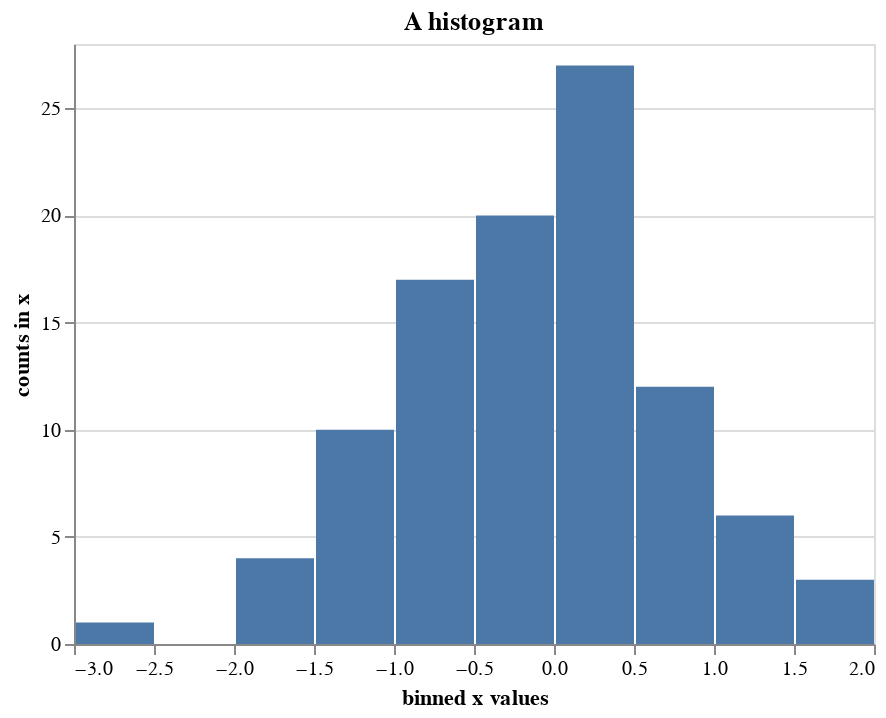

Notebook code for this chart:
### Markdown cell above
Likewise, we can set the ``title`` property of the chart within the chart properties:

### Code cell
alt.Chart(data).mark_bar().encode(
    x=alt.X('x', bin=True, title='binned x values'),
    y=alt.Y('count()', title='counts in x')
).properties(
    title='A histogram'
)

### Figure 1 — Vega-Lite specification as saved in the notebook (floating-point values rounded to 4 significant figures)
{"$schema": "https://vega.github.io/schema/vega-lite/v2.4.1.json", "config": {"view": {"height": 300, "width": 400}}, "data": {"values": [{"x": 0.4967, "y": -0.1383}, {"x": 0.6477, "y": 1.523}, {"x": -0.2342, "y": -0.2341}, {"x": 1.579, "y": 0.7674}, {"x": -0.4695, "y": 0.5426}, {"x": -0.4634, "y": -0.4657}, {"x": 0.242, "y": -1.913}, {"x": -1.725, "y": -0.5623}, {"x": -1.013, "y": 0.3142}, {"x": -0.908, "y": -1.412}, {"x": 1.466, "y": -0.2258}, {"x": 0.06753, "y": -1.425}, {"x": -0.5444, "y": 0.1109}, {"x": -1.151, "y": 0.3757}, {"x": -0.6006, "y": -0.2917}, {"x": -0.6017, "y": 1.852}, {"x": -0.0135, "y": -1.058}, {"x": 0.8225, "y": -1.221}, {"x": 0.2089, "y": -1.96}, {"x": -1.328, "y": 0.1969}, {"x": 0.7385, "y": 0.1714}, {"x": -0.1156, "y": -0.3011}, {"x": -1.479, "y": -0.7198}, {"x": -0.4606, "y": 1.057}, {"x": 0.3436, "y": -1.763}, {"x": 0.3241, "y": -0.3851}, {"x": -0.6769, "y": 0.6117}, {"x": 1.031, "y": 0.9313}, {"x": -0.8392, "y": -0.3092}, {"x": 0.3313, "y": 0.9755}, {"x": -0.4792, "y": -0.1857}, {"x": -1.106, "y": -1.196}, {"x": 0.8125, "y": 1.356}, {"x": -0.07201, "y": 1.004}, {"x": 0.3616, "y": -0.6451}, {"x": 0.3614, "y": 1.538}, {"x": -0.03583, "y": 1.565}, {"x": -2.62, "y": 0.8219}, {"x": 0.08705, "y": -0.299}, {"x": 0.09176, "y": -1.988}, {"x": -0.2197, "y": 0.3571}, {"x": 1.478, "y": -0.5183}, {"x": -0.8085, "y": -0.5018}, {"x": 0.9154, "y": 0.3288}, {"x": -0.5298, "y": 0.5133}, {"x": 0.09708, "y": 0.9686}, {"x": -0.7021, "y": -0.3277}, {"x": -0.3921, "y": -1.464}, {"x": 0.2961, "y": 0.2611}, {"x": 0.005113, "y": -0.2346}, {"x": -1.415, "y": -0.4206}, {"x": -0.3427, "y": -0.8023}, {"x": -0.1613, "y": 0.4041}, {"x": 1.886, "y": 0.1746}, {"x": 0.2576, "y": -0.07445}, {"x": -1.919, "y": -0.02651}, {"x": 0.06023, "y": 2.463}, {"x": -0.1924, "y": 0.3015}, {"x": -0.03471, "y": -1.169}, {"x": 1.143, "y": 0.7519}, {"x": 0.791, "y": -0.9094}, {"x": 1.403, "y": -1.402}, {"x": 0.5869, "y": 2.19}, {"x": -0.9905, "y": -0.5663}, {"x": 0.09965, "y": -0.5035}, {"x": -1.551, "y": 0.06856}, {"x": -1.062, "y": 0.4736}, {"x": -0.9194, "y": 1.55}, {"x": -0.7833, "y": -0.3221}, {"x": 0.8135, "y": -1.231}, {"x": 0.2275, "y": 1.307}, {"x": -1.607, "y": 0.1846}, {"x": 0.2599, "y": 0.7818}, {"x": -1.237, "y": -1.32}, {"x": 0.5219, "y": 0.297}, {"x": 0.2505, "y": 0.3464}, {"x": -0.68, "y": 0.2323}, {"x": 0.2931, "y": -0.7144}, {"x": 1.866, "y": 0.4738}, {"x": -1.191, "y": 0.6566}, {"x": -0.9747, "y": 0.7871}, {"x": 1.159, "y": -0.8207}, {"x": 0.9634, "y": 0.4128}, {"x": 0.8221, "y": 1.897}, {"x": -0.2454, "y": -0.7537}, {"x": -0.8895, "y": -0.8158}, {"x": -0.0771, "y": 0.3412}, {"x": 0.2767, "y": 0.8272}, {"x": 0.013, "y": 1.454}, {"x": -0.2647, "y": 2.72}, {"x": 0.6257, "y": -0.8572}, {"x": -1.071, "y": 0.4825}, {"x": -0.2235, "y": 0.714}, {"x": 0.4732, "y": -0.07283}, {"x": -0.8468, "y": -1.515}, {"x": -0.4465, "y": 0.8564}, {"x": 0.2141, "y": -1.246}, {"x": 0.1732, "y": 0.3853}, {"x": -0.8839, "y": 0.1537}, {"x": 0.05821, "y": -1.143}]}, "encoding": {"x": {"bin": true, "field": "x", "title": "binned x values", "type": "quantitative"}, "y": {"aggregate": "count", "title": "counts in x", "type": "quantitative"}}, "mark": "bar", "title": "A histogram"}
